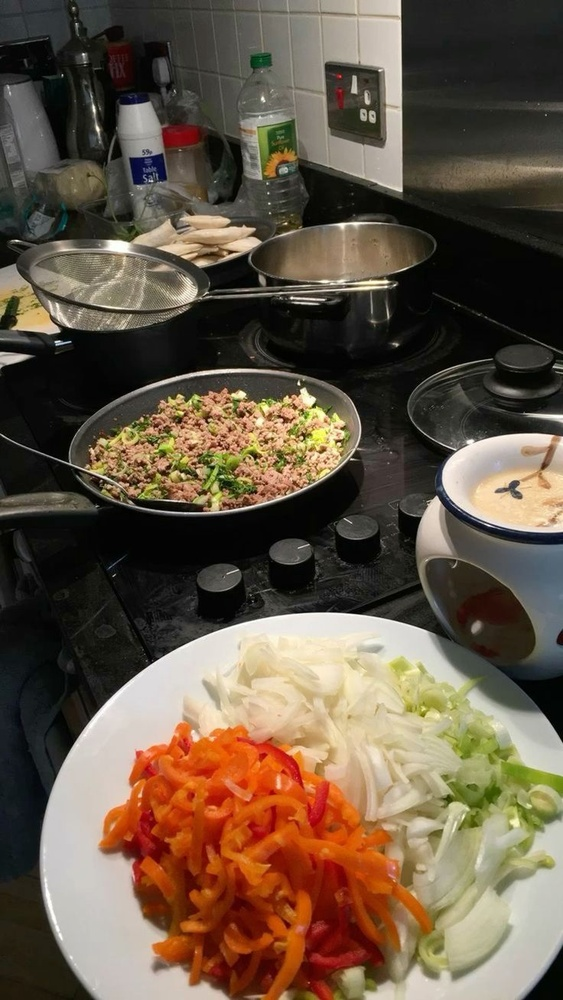
#> input picture DIP/home_made_food.jpg, 563 x 1000 px, shrunk from 736 x 1308 before the run
$ jupyter execute filters.ipynb
#> lines starting #> are read from the running program, lines starting #| are printed output that depends on the picture
[cell 1]
import cv2
import numpy as np
import matplotlib.pyplot as plt


# Read image as grayscale
img = cv2.imread('home_made_food.jpg', cv2.IMREAD_COLOR)
#> img is the input picture: shape (1000, 563, 3); mean B, G, R 69.2, 86.2, 101.7

# Gaussian filter
gaussian_blur = cv2.GaussianBlur(img, (5, 5), sigmaX=1.0)  # (kernel size, sigma)

# Display results
plt.figure(figsize=(10, 8))
plt.subplot(2, 3, 1)
plt.imshow(img, cmap='gray')
plt.title('Original Image')
plt.axis('off')
plt.subplot(2, 3, 2)
plt.imshow(gaussian_blur, cmap='gray')
plt.title('Gaussian Blur')
plt.axis('off')


plt.show()
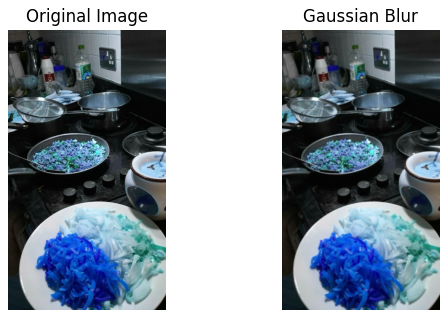
#> figure drawn by matplotlib, 2 panels; B, G, R data is drawn as R, G, B

[cell 2]
import cv2
import numpy as np
import matplotlib.pyplot as plt


# Read image as grayscale
img = cv2.imread('home_made_food.jpg', cv2.IMREAD_GRAYSCALE)
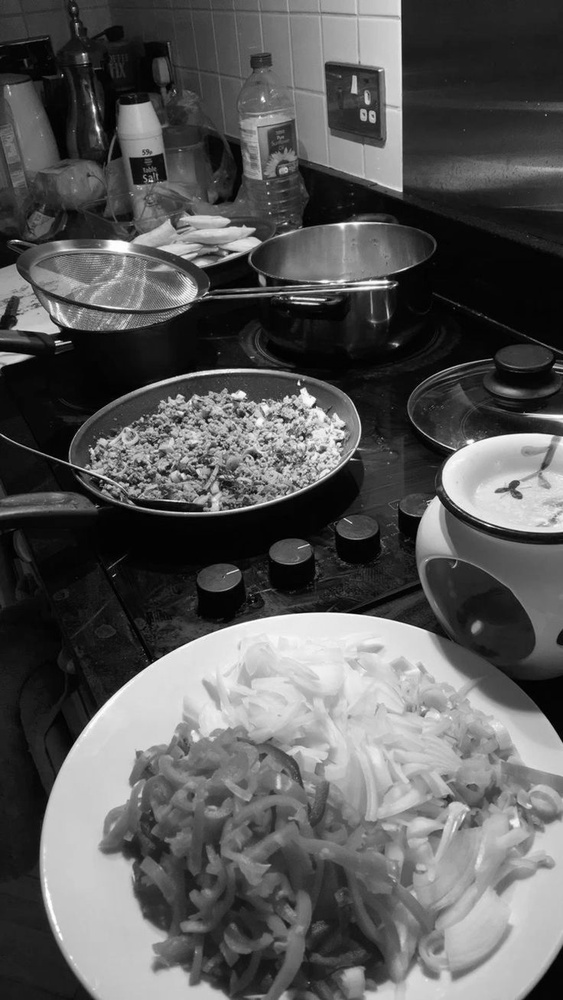
#> img: shape (1000, 563); min 0, max 255, mean 88.9

# Smoothing filter (mean filter)
mean_blur = cv2.blur(img, (5, 5))  # (kernel size)

# display results
plt.figure(figsize=(10, 8))
plt.subplot(2, 3, 1)
plt.imshow(img, cmap='gray')
plt.title('Original Image')
plt.axis('off')
plt.subplot(2, 3, 2)
plt.imshow(mean_blur, cmap='gray')
plt.title('Mean  Blur')
plt.axis('off')
plt.show()
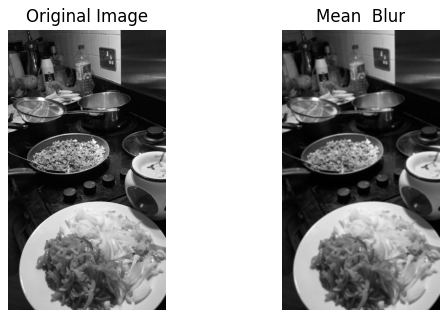
#> figure drawn by matplotlib, 2 panels

[cell 3]
import cv2
import numpy as np
import matplotlib.pyplot as plt


# Read image as grayscale
img = cv2.imread('home_made_food.jpg', cv2.IMREAD_GRAYSCALE)


# Median filter
median_blur = cv2.medianBlur(img, 5)  # kernel size (must be odd)

# display results
plt.figure(figsize=(10, 8))
plt.subplot(2, 3, 1)
plt.imshow(img, cmap='gray')
plt.title('Original Image')
plt.axis('off')
plt.subplot(2, 3, 2)
plt.imshow(median_blur, cmap='gray')
plt.title('Median  Blur')
plt.axis('off')
plt.show()

[cell 4]
import cv2
import numpy as np
import matplotlib.pyplot as plt


# Read image as grayscale
img = cv2.imread('home_made_food.jpg', cv2.IMREAD_GRAYSCALE)


# Bilateral filter
bilateral_blur = cv2.bilateralFilter(img, d=9, sigmaColor=75, sigmaSpace=75)
# d: diameter of pixel neighborhood
# sigmaColor: filter sigma in color space
# sigmaSpace: filter sigma in coordinate space

# display results
plt.figure(figsize=(10, 8))
plt.subplot(2, 3, 1)
plt.imshow(img, cmap='gray')
plt.title('Original Image')
plt.axis('off')
plt.subplot(2, 3, 2)
plt.imshow(bilateral_blur, cmap='gray')
plt.title('Bilateral  Blur')
plt.axis('off')
plt.show()
